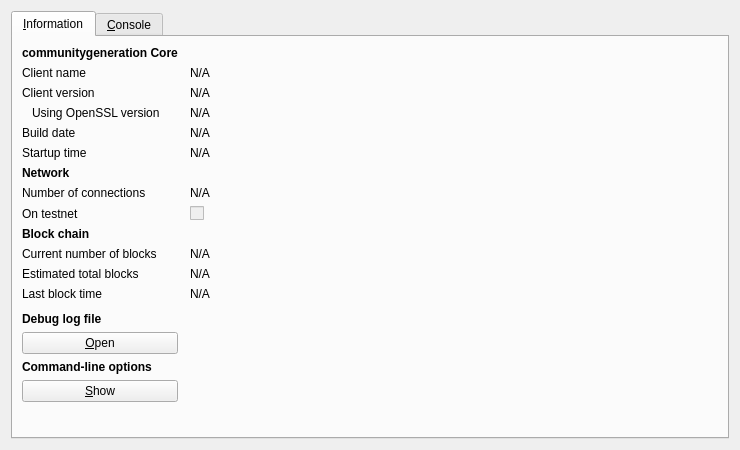
<?xml version="1.0" encoding="UTF-8"?>
<ui version="4.0">
 <class>RPCConsole</class>
 <widget class="QDialog" name="RPCConsole">
  <property name="geometry">
   <rect>
    <x>0</x>
    <y>0</y>
    <width>740</width>
    <height>450</height>
   </rect>
  </property>
  <property name="windowTitle">
   <string>communitygeneration - Debug window</string>
  </property>
  <layout class="QVBoxLayout" name="verticalLayout_2">
   <item>
    <widget class="QTabWidget" name="tabWidget">
     <property name="currentIndex">
      <number>0</number>
     </property>
     <widget class="QWidget" name="tab_info">
      <attribute name="title">
       <string>&amp;Information</string>
      </attribute>
      <layout class="QGridLayout" name="gridLayout" columnstretch="0,1">
       <property name="horizontalSpacing">
        <number>12</number>
       </property>
       <item row="0" column="0">
        <widget class="QLabel" name="label_9">
         <property name="font">
          <font>
           <weight>75</weight>
           <bold>true</bold>
          </font>
         </property>
         <property name="text">
          <string>communitygeneration Core</string>
         </property>
        </widget>
       </item>
       <item row="1" column="0">
        <widget class="QLabel" name="label_5">
         <property name="text">
          <string>Client name</string>
         </property>
        </widget>
       </item>
       <item row="1" column="1">
        <widget class="QLabel" name="clientName">
         <property name="cursor">
          <cursorShape>IBeamCursor</cursorShape>
         </property>
         <property name="text">
          <string>N/A</string>
         </property>
         <property name="textFormat">
          <enum>Qt::PlainText</enum>
         </property>
         <property name="textInteractionFlags">
          <set>Qt::LinksAccessibleByMouse|Qt::TextSelectableByKeyboard|Qt::TextSelectableByMouse</set>
         </property>
        </widget>
       </item>
       <item row="2" column="0">
        <widget class="QLabel" name="label_6">
         <property name="text">
          <string>Client version</string>
         </property>
        </widget>
       </item>
       <item row="2" column="1">
        <widget class="QLabel" name="clientVersion">
         <property name="cursor">
          <cursorShape>IBeamCursor</cursorShape>
         </property>
         <property name="text">
          <string>N/A</string>
         </property>
         <property name="textFormat">
          <enum>Qt::PlainText</enum>
         </property>
         <property name="textInteractionFlags">
          <set>Qt::LinksAccessibleByMouse|Qt::TextSelectableByKeyboard|Qt::TextSelectableByMouse</set>
         </property>
        </widget>
       </item>
       <item row="3" column="0">
        <widget class="QLabel" name="label_14">
         <property name="text">
          <string>Using OpenSSL version</string>
         </property>
         <property name="indent">
          <number>10</number>
         </property>
        </widget>
       </item>
       <item row="3" column="1">
        <widget class="QLabel" name="openSSLVersion">
         <property name="cursor">
          <cursorShape>IBeamCursor</cursorShape>
         </property>
         <property name="text">
          <string>N/A</string>
         </property>
         <property name="textFormat">
          <enum>Qt::PlainText</enum>
         </property>
         <property name="textInteractionFlags">
          <set>Qt::LinksAccessibleByMouse|Qt::TextSelectableByKeyboard|Qt::TextSelectableByMouse</set>
         </property>
        </widget>
       </item>
       <item row="4" column="0">
        <widget class="QLabel" name="label_12">
         <property name="text">
          <string>Build date</string>
         </property>
        </widget>
       </item>
       <item row="4" column="1">
        <widget class="QLabel" name="buildDate">
         <property name="cursor">
          <cursorShape>IBeamCursor</cursorShape>
         </property>
         <property name="text">
          <string>N/A</string>
         </property>
         <property name="textFormat">
          <enum>Qt::PlainText</enum>
         </property>
         <property name="textInteractionFlags">
          <set>Qt::LinksAccessibleByMouse|Qt::TextSelectableByKeyboard|Qt::TextSelectableByMouse</set>
         </property>
        </widget>
       </item>
       <item row="5" column="0">
        <widget class="QLabel" name="label_13">
         <property name="text">
          <string>Startup time</string>
         </property>
        </widget>
       </item>
       <item row="5" column="1">
        <widget class="QLabel" name="startupTime">
         <property name="cursor">
          <cursorShape>IBeamCursor</cursorShape>
         </property>
         <property name="text">
          <string>N/A</string>
         </property>
         <property name="textFormat">
          <enum>Qt::PlainText</enum>
         </property>
         <property name="textInteractionFlags">
          <set>Qt::LinksAccessibleByMouse|Qt::TextSelectableByKeyboard|Qt::TextSelectableByMouse</set>
         </property>
        </widget>
       </item>
       <item row="6" column="0">
        <widget class="QLabel" name="label_11">
         <property name="font">
          <font>
           <weight>75</weight>
           <bold>true</bold>
          </font>
         </property>
         <property name="text">
          <string>Network</string>
         </property>
        </widget>
       </item>
       <item row="7" column="0">
        <widget class="QLabel" name="label_7">
         <property name="text">
          <string>Number of connections</string>
         </property>
        </widget>
       </item>
       <item row="7" column="1">
        <widget class="QLabel" name="numberOfConnections">
         <property name="cursor">
          <cursorShape>IBeamCursor</cursorShape>
         </property>
         <property name="text">
          <string>N/A</string>
         </property>
         <property name="textFormat">
          <enum>Qt::PlainText</enum>
         </property>
         <property name="textInteractionFlags">
          <set>Qt::LinksAccessibleByMouse|Qt::TextSelectableByKeyboard|Qt::TextSelectableByMouse</set>
         </property>
        </widget>
       </item>
       <item row="8" column="0">
        <widget class="QLabel" name="label_8">
         <property name="text">
          <string>On testnet</string>
         </property>
        </widget>
       </item>
       <item row="8" column="1">
        <widget class="QCheckBox" name="isTestNet">
         <property name="enabled">
          <bool>false</bool>
         </property>
         <property name="text">
          <string/>
         </property>
        </widget>
       </item>
       <item row="9" column="0">
        <widget class="QLabel" name="label_10">
         <property name="font">
          <font>
           <weight>75</weight>
           <bold>true</bold>
          </font>
         </property>
         <property name="text">
          <string>Block chain</string>
         </property>
        </widget>
       </item>
       <item row="10" column="0">
        <widget class="QLabel" name="label_3">
         <property name="text">
          <string>Current number of blocks</string>
         </property>
        </widget>
       </item>
       <item row="10" column="1">
        <widget class="QLabel" name="numberOfBlocks">
         <property name="cursor">
          <cursorShape>IBeamCursor</cursorShape>
         </property>
         <property name="text">
          <string>N/A</string>
         </property>
         <property name="textFormat">
          <enum>Qt::PlainText</enum>
         </property>
         <property name="textInteractionFlags">
          <set>Qt::LinksAccessibleByMouse|Qt::TextSelectableByKeyboard|Qt::TextSelectableByMouse</set>
         </property>
        </widget>
       </item>
       <item row="11" column="0">
        <widget class="QLabel" name="label_4">
         <property name="text">
          <string>Estimated total blocks</string>
         </property>
        </widget>
       </item>
       <item row="11" column="1">
        <widget class="QLabel" name="totalBlocks">
         <property name="cursor">
          <cursorShape>IBeamCursor</cursorShape>
         </property>
         <property name="text">
          <string>N/A</string>
         </property>
         <property name="textFormat">
          <enum>Qt::PlainText</enum>
         </property>
         <property name="textInteractionFlags">
          <set>Qt::LinksAccessibleByMouse|Qt::TextSelectableByKeyboard|Qt::TextSelectableByMouse</set>
         </property>
        </widget>
       </item>
       <item row="12" column="0">
        <widget class="QLabel" name="label_2">
         <property name="text">
          <string>Last block time</string>
         </property>
        </widget>
       </item>
       <item row="12" column="1">
        <widget class="QLabel" name="lastBlockTime">
         <property name="cursor">
          <cursorShape>IBeamCursor</cursorShape>
         </property>
         <property name="text">
          <string>N/A</string>
         </property>
         <property name="textFormat">
          <enum>Qt::PlainText</enum>
         </property>
         <property name="textInteractionFlags">
          <set>Qt::LinksAccessibleByMouse|Qt::TextSelectableByKeyboard|Qt::TextSelectableByMouse</set>
         </property>
        </widget>
       </item>
       <item row="13" column="0">
        <spacer name="verticalSpacer_2">
         <property name="orientation">
          <enum>Qt::Vertical</enum>
         </property>
         <property name="sizeHint" stdset="0">
          <size>
           <width>20</width>
           <height>20</height>
          </size>
         </property>
        </spacer>
       </item>
       <item row="14" column="0">
        <widget class="QLabel" name="labelDebugLogfile">
         <property name="font">
          <font>
           <weight>75</weight>
           <bold>true</bold>
          </font>
         </property>
         <property name="text">
          <string>Debug log file</string>
         </property>
        </widget>
       </item>
       <item row="15" column="0">
        <widget class="QPushButton" name="openDebugLogfileButton">
         <property name="toolTip">
          <string>Open the communitygeneration debug log file from the current data directory. This can take a few seconds for large log files.</string>
         </property>
         <property name="text">
          <string>&amp;Open</string>
         </property>
         <property name="autoDefault">
          <bool>false</bool>
         </property>
        </widget>
       </item>
       <item row="16" column="0">
        <widget class="QLabel" name="labelCLOptions">
         <property name="font">
          <font>
           <weight>75</weight>
           <bold>true</bold>
          </font>
         </property>
         <property name="text">
          <string>Command-line options</string>
         </property>
        </widget>
       </item>
       <item row="17" column="0">
        <widget class="QPushButton" name="showCLOptionsButton">
         <property name="toolTip">
          <string>Show the communitygeneration-Qt help message to get a list with possible communitygeneration command-line options.</string>
         </property>
         <property name="text">
          <string>&amp;Show</string>
         </property>
         <property name="autoDefault">
          <bool>false</bool>
         </property>
        </widget>
       </item>
       <item row="18" column="0">
        <spacer name="verticalSpacer">
         <property name="orientation">
          <enum>Qt::Vertical</enum>
         </property>
         <property name="sizeHint" stdset="0">
          <size>
           <width>20</width>
           <height>40</height>
          </size>
         </property>
        </spacer>
       </item>
      </layout>
     </widget>
     <widget class="QWidget" name="tab_console">
      <attribute name="title">
       <string>&amp;Console</string>
      </attribute>
      <layout class="QVBoxLayout" name="verticalLayout_3">
       <property name="spacing">
        <number>3</number>
       </property>
       <item>
        <widget class="QTextEdit" name="messagesWidget">
         <property name="minimumSize">
          <size>
           <width>0</width>
           <height>100</height>
          </size>
         </property>
         <property name="readOnly">
          <bool>true</bool>
         </property>
         <property name="tabKeyNavigation" stdset="0">
          <bool>false</bool>
         </property>
         <property name="columnCount" stdset="0">
          <number>2</number>
         </property>
        </widget>
       </item>
       <item>
        <layout class="QHBoxLayout" name="horizontalLayout">
         <property name="spacing">
          <number>3</number>
         </property>
         <item>
          <widget class="QLabel" name="label">
           <property name="text">
            <string notr="true">&gt;</string>
           </property>
          </widget>
         </item>
         <item>
          <widget class="QLineEdit" name="lineEdit"/>
         </item>
         <item>
          <widget class="QPushButton" name="clearButton">
           <property name="maximumSize">
            <size>
             <width>24</width>
             <height>24</height>
            </size>
           </property>
           <property name="toolTip">
            <string>Clear console</string>
           </property>
           <property name="text">
            <string/>
           </property>
           <property name="icon">
            <iconset resource="../bitcoin.qrc">
             <normaloff>:/icons/remove</normaloff>:/icons/remove</iconset>
           </property>
           <property name="shortcut">
            <string notr="true">Ctrl+L</string>
           </property>
           <property name="autoDefault">
            <bool>false</bool>
           </property>
          </widget>
         </item>
        </layout>
       </item>
      </layout>
     </widget>
    </widget>
   </item>
  </layout>
 </widget>
 <resources>
  <include location="../bitcoin.qrc"/>
 </resources>
 <connections/>
</ui>
